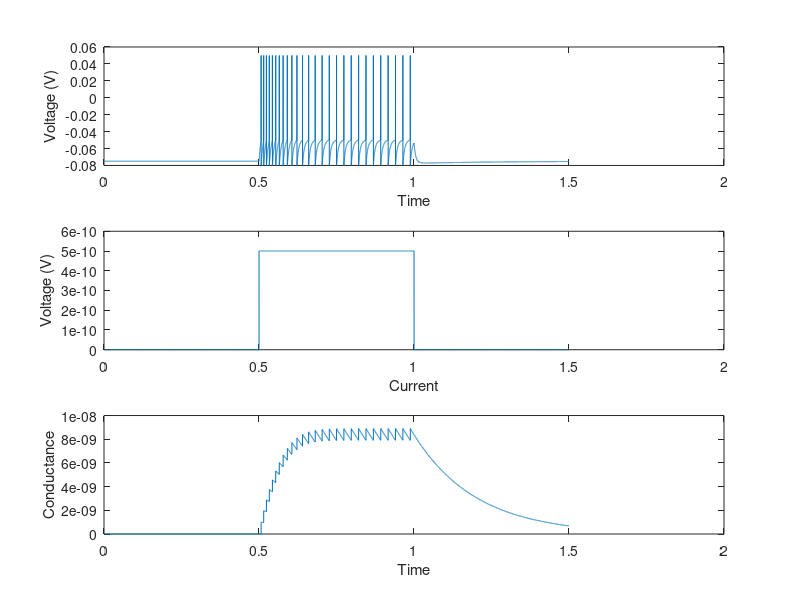

Write MATLAB code to recreate this figure. (Note: this script raises an error after producing the figure.)
% Manokaran_Tutorial1_3

% At constant current of 600 picoamps
% Over 100 ms interval

LEAK_POTENTIAL = -.075;
MEMBRANE_RESISTANCE = 100e6;
MEMBRANE_CAPACITANCE = 100e-12;
PEAK_POTENTIAL = .050;
POTASSIUM_POTENTIAL = -.080;
DELTA_CONDUCTANCE = 1e-9;

RESET = -.080;
THRESHOLD = -.050;

dt = .0001;
tvec = 0:dt:1.5;

constant = 500e-12;                                                         
constant_current = zeros(size(tvec));                                                                   

potential = zeros(size(tvec));                                          
potential(1) = LEAK_POTENTIAL;
conductance = zeros(size(tvec));

for i = 2:length(tvec)
   time = tvec(i-1);
   if (time >= .5 && time <= 1)
        constant_current(i) = constant;
   end
   dGsradt = -conductance(i-1)/.2;
   conductance(i) = conductance(i-1) + dt * dGsradt;
   dvdt = (((LEAK_POTENTIAL - potential(i-1))/ MEMBRANE_RESISTANCE) + (conductance(i) *(POTASSIUM_POTENTIAL - potential(i-1))) + constant_current(i))/MEMBRANE_CAPACITANCE;
   potential(i) = potential(i-1) + dt * dvdt;
   if potential(i) > THRESHOLD
       conductance(i) = conductance(i) + DELTA_CONDUCTANCE;
       potential(i-1) = PEAK_POTENTIAL;
       potential(i) = RESET;
   end
end

subplot(3,1,2)
plot(tvec, constant_current)
xlabel('Current')
ylabel('Voltage (V)')

subplot(3,1,1)
plot(tvec, potential)
xlabel('Time')
ylabel('Voltage (V)')

subplot(3,1,3)
plot(tvec, conductance)
xlabel('Time')
ylabel('Conductance')

%

LEAK_POTENTIAL = -.075;
MEMBRANE_RESISTANCE = 100e6;
MEMBRANE_CAPACITANCE = 100e-12;
PEAK_POTENTIAL = .050;
POTASSIUM_POTENTIAL = -.080;
DELTA_CONDUCTANCE = 1e-9;

RESET = -.080;
THRESHOLD = -.050;

dt = .0001;
tvec = 0:dt:5;

I_app = zeros(size(tvec));
app_current = 200e-12:20e-12:600e-12;
firing_rate = zeros(size(app_current));
ISI = zeros(size(app_current));

for j = 1:length(app_current)
    potential = zeros(size(tvec));                                          
    potential(1) = LEAK_POTENTIAL;
    conductance = zeros(size(tvec));
    for i = 2:length(tvec)
       time = tvec(i-1);
       if (time >= .5 && time <= 1)
            I_app(i) = app_current(j);
       end
       dGsradt = -conductance(i-1)/.2;
       conductance(i) = conductance(i-1) + dt * dGsradt;
       dvdt = (((LEAK_POTENTIAL - potential(i-1))/ MEMBRANE_RESISTANCE) + (conductance(i) *(POTASSIUM_POTENTIAL - potential(i-1))) + I_app(i))/MEMBRANE_CAPACITANCE;
       potential(i) = potential(i-1) + dt * dvdt;
       if potential(i) > THRESHOLD
           conductance(i) = conductance(i) + DELTA_CONDUCTANCE;
           potential(i) = RESET;
           firing_rate(j) = firing_rate(j) + 1;
       end
    end
    ISI(j) = 1/(MEMBRANE_RESISTANCE * MEMBRANE_CAPACITANCE * log((LEAK_POTENTIAL + (app_current(j)/LEAK_CONDUCTANCE) - RESET)/(LEAK_POTENTIAL + (app_current(j)/LEAK_CONDUCTANCE) - THRESHOLD)));
end
    
firing_rate = firing_rate ./ 5;
figure;
plot(app_current, firing_rate);
hold on 
plot(app_current, ISI, 'o');
hold on
legend('Firing Rate', 'ISI')
title('LIF Model with Adaptation')
xlabel('Current')
ylabel('Firing Rate')

%

LEAK_POTENTIAL = -.075;
LEAK_CONDUCTANCE = 10e-9;
MEMBRANE_CAPACITANCE = 100e-12;

a = 2e-9;
b = .02e-9;
SRA_TAU = .2;


RESET = -.080;
THRESHOLD = -.050;
V_MAX = .050;
THRESHOLD_CHANGE = .002;


dt = .0001;
tvec = 0:dt:1.5;

constant = 500e-12;                                                         
constant_current = zeros(size(tvec));                                                                   

potential = zeros(size(tvec));                                          
potential(1) = LEAK_POTENTIAL;
sra = zeros(size(tvec));

for i = 2:length(tvec)
   time = tvec(i-1);
   if (time >= .5 && time <= 1)
        constant_current(i) = constant;
   end
   dSRAdt = ((a *(potential(i) - LEAK_POTENTIAL) - sra(i-1))/SRA_TAU);
   sra(i) = sra(i-1) + dt * dSRAdt;
   dvdt = (LEAK_CONDUCTANCE * (LEAK_POTENTIAL - potential(i-1) + THRESHOLD_CHANGE * exp((potential(i-1)- THRESHOLD)/THRESHOLD_CHANGE)) - sra(i) + constant_current(i))/MEMBRANE_CAPACITANCE;
   potential(i) = potential(i-1) + dt * dvdt;
   if potential(i) > V_MAX
       potential(i) = RESET;
       sra(i) = sra(i) + b;
   end
end

figure;

subplot(3,1,2)
plot(tvec, constant_current)
xlabel('Current')
ylabel('Voltage (V)')

subplot(3,1,1)
plot(tvec, potential)
xlabel('Time')
ylabel('Voltage (V)')

subplot(3,1,3)
plot(tvec, sra)
xlabel('Time')
ylabel('Voltage (V)')

%

LEAK_POTENTIAL = -.075;
LEAK_CONDUCTANCE = 10e-9;
MEMBRANE_RESISTANCE = 100e6;
MEMBRANE_CAPACITANCE = 100e-12;
PEAK_POTENTIAL = .050;
POTASSIUM_POTENTIAL = -.080;

DELTA_CONDUCTANCE = 1e-9;
a = 2e-9;
b = .02e-9;
SRA_TAU = .2;


RESET = -.080;
THRESHOLD = -.050;
V_MAX = .050;
THRESHOLD_CHANGE = .002;


dt = .0001;
tvec = 0:dt:5;

I_app = zeros(size(tvec));
app_current = 200e-12:20e-12:600e-12;
firing_rate = zeros(size(app_current));
ISI = zeros(size(app_current));

for j = 1:length(app_current)
    potential = zeros(size(tvec));                                          
    potential(1) = LEAK_POTENTIAL;
    sra = zeros(size(tvec));
    for i = 2:length(tvec)
       time = tvec(i-1);
       if (time >= .5 && time <= 1)
            I_app(i) = app_current(j);
       end
       dSRAdt = ((a *(potential(i) - LEAK_POTENTIAL) - sra(i-1))/SRA_TAU);
       sra(i) = sra(i-1) + dt * dSRAdt;
       dvdt = (LEAK_CONDUCTANCE * (LEAK_POTENTIAL - potential(i-1) + THRESHOLD_CHANGE * exp((potential(i-1)- THRESHOLD)/THRESHOLD_CHANGE)) - sra(i) + I_app(i))/MEMBRANE_CAPACITANCE;
       potential(i) = potential(i-1) + dt * dvdt;
       if potential(i) > V_MAX
           potential(i) = RESET;
           sra(i) = sra(i) + b;
           firing_rate(j) = firing_rate(j) + 1;
       end
    end
    ISI(j) = 1/(MEMBRANE_RESISTANCE * MEMBRANE_CAPACITANCE * log((LEAK_POTENTIAL + (app_current(j)/LEAK_CONDUCTANCE) - RESET)/(LEAK_POTENTIAL + (app_current(j)/LEAK_CONDUCTANCE) - THRESHOLD)));
end

firing_rate = firing_rate ./ 5;
figure;
plot(app_current, firing_rate);
hold on
plot(app_current, ISI, 'o');
title('AELIF Model')
legend('Firing Rate', 'ISI');
xlabel('Current')
ylabel('Firing rate')